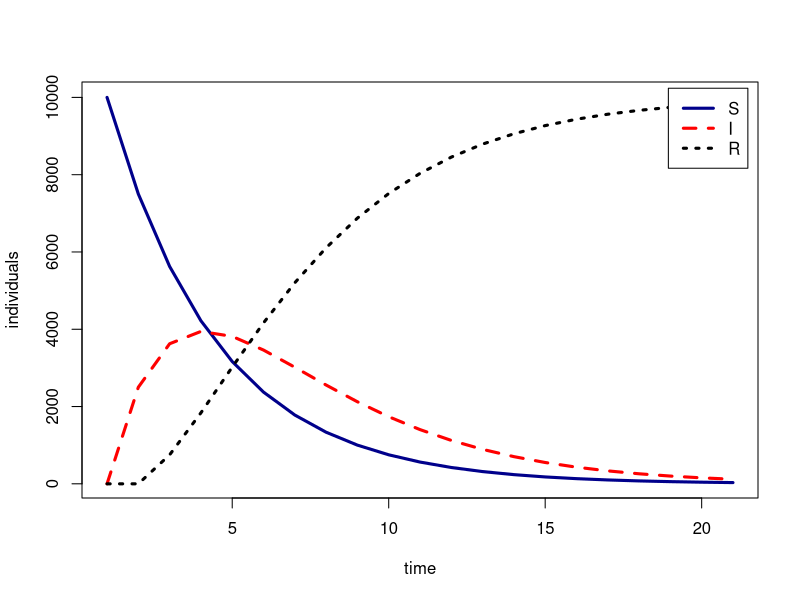

Recreate this plot in R.

    # Simple matrix projection model for SIR process
    # Assume 3 states as in standard SIR model: Susceptible, Infected, Removed
    # There is no immigration or emigration and no mortality.  We assume that 
    # it is possible to define a time interval such that meaningful 
    # probabilities can be assumed for the state transitions.
    
    # Start by listing the probabiliites.  Note that this step is unnecessary for simple
    # models where we can just directly write the matrix, but it's good practice to
    # develop because it's easier to track the numerical values of probabilities in 
    # a list than in the block of code for the matrix.
    
    p_is <-0.25
    p_ss <-1-p_is
    p_ri <-0.3
    p_ii <-1-p_ri
    p_rr <-1
    
    # Now define a matrix to take the transition probabiliites
    
    A <-matrix(nrow=3, ncol=3, 
               data=c(p_ss,p_is,0,
                      0,p_ii,p_ri,
                       0,0,p_rr))
    # print A to make sure it has been constucted correctly
    A
    # Check the column entries of each column of A sum to 1
    # There are prettier, more efficient ways to implement
    # this for larger matrices.
    
    sum(A[,1])
    sum(A[,2])
    sum(A[,3])
    
    # Now we need a matrix to hold the output.  Declaring it
    # in advance is more efficient than trying to dynamically
    # add columns during calculation. Each column of the output
    # is a time step, so the width of this matrix defines the
    # total duration of the projection.
    
    projection <-matrix(nrow=3, ncol=21)
    
    # Now we define the initial states and assign them to the first columnn of
    # the output matrix
    
    initial <-c(10000,0,0)
    projection[,1]<-initial
    
    # The numerical projection of the SIR model is now performed using a 
    # "for" loop to iterate a matrix multiplication
    
    for (i in seq(2,21,1)) {
      projection[,i]<-A%*%projection[,i-1]
    }
    
    # Note that the iteration starts at time 2 and works by
    # calculating the "current" value from the immediate past
    # value.  That is, compared to the way we would typically
    # write the projection as a projection of the future, we are
    # calculating it with the pair of time index values slid back
    # by one step.
    
    # Make a vector to hold the timesteps and generate a plot of
    # the numerical output
    
    t<-seq(1,21,1)
    graph1<-plot(t,projection[1,], ty="l", lwd=3, col="darkblue",
                 xlab="time", ylab="individuals")
     lines(t,projection[2,], lwd=3, lty=2, col="red")
     lines(t,projection[3,], lwd=3, lty=3, col="black")
     legend("topright", inset=0.015, legend=c("S","I","R"),
     lty=c(1,2,3), col=c("darkblue","red","black"), lwd=c(3,3,3))
